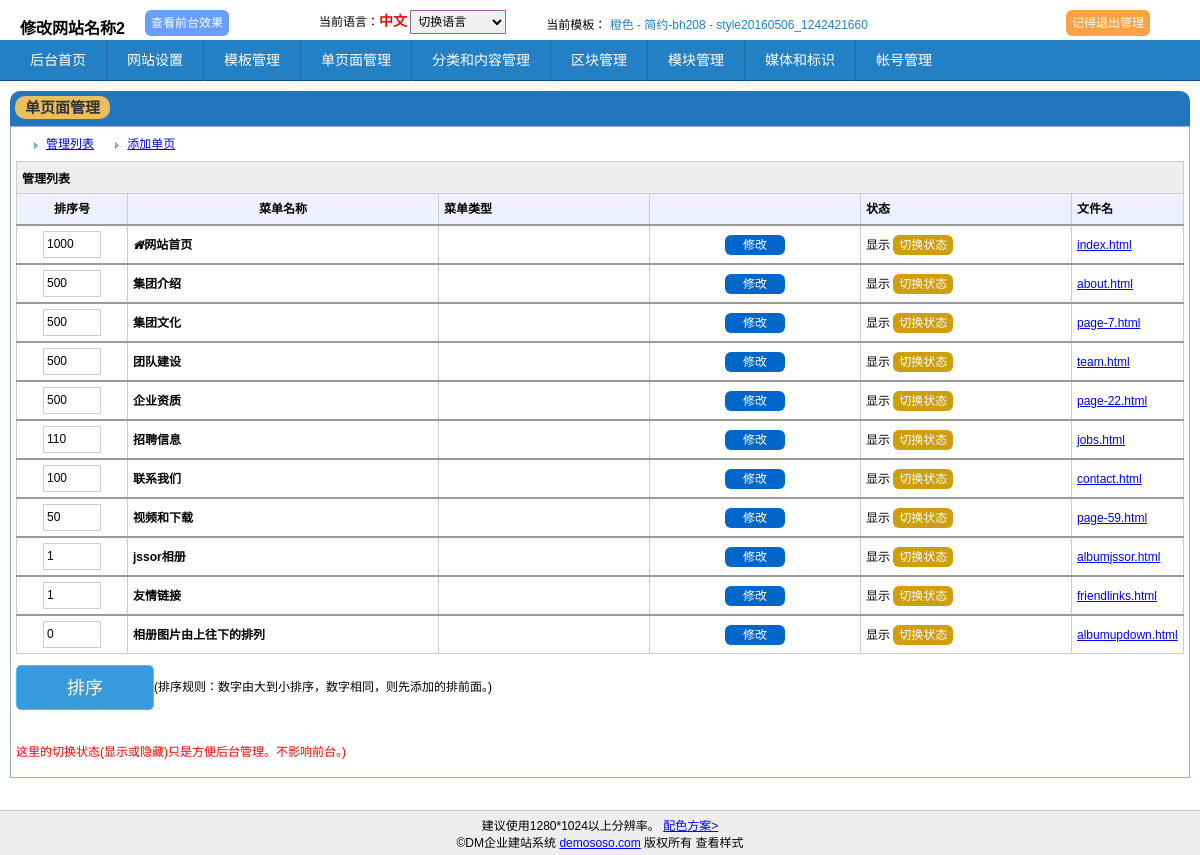
The app's page /admindm-yourname/mod_page/mod_page.php?lang=cn (signed in) with its own data.
### tables this page shows
CREATE TABLE IF NOT EXISTS `zzz_lang` (
`id` int(11) NOT NULL,
  `pbh` varchar(50) NOT NULL,
  `lang` varchar(50) NOT NULL DEFAULT 'cn',
  `name` varchar(30) DEFAULT NULL,
  `path` varchar(30) DEFAULT NULL,
  `pidname` varchar(20) DEFAULT NULL,
  `pos` int(3) NOT NULL DEFAULT '0',
  `sta_visible` char(1) NOT NULL DEFAULT 'n',
  `sta_big5` char(1) NOT NULL DEFAULT 'y',
  `sta_main` char(1) NOT NULL DEFAULT 'n',
  `sitename` varchar(200) DEFAULT NULL,
  `water` varchar(50) DEFAULT NULL,
  `cdn` varchar(100) DEFAULT NULL,
  `sta_cdn` char(1) NOT NULL DEFAULT 'y',
  `editor` varchar(50) NOT NULL DEFAULT 'ck',
  `cssdir` varchar(50) DEFAULT 'default',
  `htmldir` varchar(100) DEFAULT 'html_default',
  `menu` text COMMENT 'custom menu',
  `bdp1` varchar(50) NOT NULL DEFAULT '0' COMMENT 'baidu map jingdu',
  `bdp2` varchar(50) NOT NULL DEFAULT '0' COMMENT 'baidu map weidu',
  `bdtitle` varchar(100) NOT NULL DEFAULT '0',
  `bddesp` varchar(200) NOT NULL DEFAULT '0',
  `curstyle` varchar(60) DEFAULT NULL,
  `curstyledebug` varchar(100) DEFAULT NULL COMMENT 'only use for admin',
  `ico` varchar(60) DEFAULT NULL,
  `sta_frontedit` char(1) NOT NULL,
  `cssversion` varchar(10) NOT NULL DEFAULT '123',
  `seo1` text,
  `seo2` text,
  `seo3` text
);

CREATE TABLE IF NOT EXISTS `zzz_style` (
`id` int(11) NOT NULL,
  `pid` varchar(50) NOT NULL DEFAULT '0',
  `pidname` varchar(60) NOT NULL,
  `lang` varchar(50) NOT NULL,
  `pbh` varchar(50) NOT NULL DEFAULT 'n',
  `title` varchar(20) NOT NULL DEFAULT 'pls input title',
  `pidregion` varchar(60) DEFAULT NULL,
  `pos` int(3) NOT NULL DEFAULT '50',
  `cssdir` varchar(100) DEFAULT NULL,
  `htmldir` varchar(100) DEFAULT NULL,
  `kv` varchar(100) DEFAULT NULL,
  `cusmenu` text,
  `sta_cusmenu` char(1) NOT NULL DEFAULT 'n',
  `sta_visible` char(1) NOT NULL DEFAULT 'y',
  `style_normal` text,
  `style_hf` text,
  `style_menu` text,
  `style_boxtitle` text,
  `style_blockid` text,
  `desp` text,
  `nd_design` text COMMENT '分配的nd of block',
  `rgindex_design` text,
  `type` varchar(20) DEFAULT 'pc' COMMENT 'pc or mobile',
  `dateedit` datetime DEFAULT NULL
);

CREATE TABLE IF NOT EXISTS `zzz_page` (
`id` int(11) NOT NULL,
  `pid` varchar(50) NOT NULL DEFAULT '0',
  `pidname` varchar(100) NOT NULL,
  `pbh` varchar(50) NOT NULL DEFAULT 'n',
  `lang` varchar(50) NOT NULL,
  `name` varchar(225) DEFAULT NULL,
  `cssname` varchar(50) DEFAULT NULL,
  `alias_jump` varchar(100) DEFAULT NULL,
  `sta_visible` varchar(1) NOT NULL DEFAULT 'y',
  `type` varchar(50) NOT NULL DEFAULT 'page' COMMENT 'page or cate or catesub',
  `sta_noaccess` char(1) NOT NULL DEFAULT 'n',
  `pos` int(3) DEFAULT '50',
  `pagelayout` varchar(50) DEFAULT NULL,
  `kv` varchar(100) DEFAULT NULL,
  `kvtitle` varchar(200) DEFAULT NULL,
  `downloadurl` varchar(200) DEFAULT NULL,
  `videourl` varchar(200) DEFAULT NULL,
  `videotitle` varchar(100) DEFAULT NULL,
  `seo1` varchar(100) DEFAULT NULL,
  `seo2` varchar(100) DEFAULT NULL,
  `seo3` varchar(250) DEFAULT NULL,
  `desp` text,
  `desptext` text,
  `arr_can` text,
  `menu_xiala` text,
  `album` varchar(100) DEFAULT 'album_fancybox',
  `albumcssname` varchar(100) DEFAULT NULL,
  `albumposi` char(1) NOT NULL DEFAULT 'y'
);

CREATE TABLE IF NOT EXISTS `zzz_alias` (
`id` int(11) NOT NULL,
  `pid` varchar(50) NOT NULL DEFAULT '0',
  `pbh` varchar(50) NOT NULL DEFAULT 'n',
  `lang` varchar(50) NOT NULL,
  `pos` int(3) NOT NULL DEFAULT '50' COMMENT 'must need',
  `name` varchar(225) DEFAULT NULL,
  `type` varchar(20) DEFAULT NULL
);

### admindm-yourname/config_a/func.2010.lang.theme.php (called while the page is built, shortened)
<?php
function navlang_cur(){
 $sql = "SELECT name from ".TABLE_LANG." where pbh='".USERBH."' and lang='".LANG."'  limit 1";
$row = getrow($sql);
if($row=='no') return('请选择');
else return($row['name']);
}

### admindm-yourname/config_a/common.inc2010.php (called while the page is built, shortened)
<?php
 $baseurl_def = $_SERVER['HTTP_HOST'].$_SERVER['PHP_SELF'];
$baseurlarr = explode("/", $baseurl_def);
$baseurl_dir_len=count($baseurlarr)-3;
$baseurl_root = array_slice($baseurlarr,0,$baseurl_dir_len);
$baseurl_root_string = implode('/', $baseurl_root).'/';
$baseurl = 'http://'.$baseurl_root_string;
require_once WEB_ROOT.'component/dm-config/mysql.php';
require_once WEB_ROOT.'component/dm-config/global.common.php';
require_once HERE_ROOT.'config_a/func.2010.php';
require_once HERE_ROOT.'config_a/func.2010.lang.theme.php';
$userurl= $baseurl.'adminfrom.php?to=';
if(LANG=='cn') $fronturl= $userurl.'index.html';
else  $fronturl= $userurl.LANG.'/index.html';
	 $sqlmain = "SELECT * from ".TABLE_LANG." where   sta_main='y' and pbh='".USERBH."' order by id limit 1";
		if(getnum($sqlmain)==0){
		  $websitename = '提示：目前没有主语言，网站必须要有一个主语言，请在 “语言设置” 里选一个。';
		}
		else{
				 $sqlmain = "SELECT * from ".TABLE_LANG." where   lang='".LANG."' and pbh='".USERBH."' order by id limit 1";
				 if(getnum($sqlmain)==0){
				 	$websitename = '提示：当前语言出错,请重新登录！';alert($websitename);
					 echo $websitename;exit;}
				 else{
				 		$rowlang= getrow($sqlmain);
					   $websitename = $rowlang['sitename'];
					   $curstyle = $rowlang['curstyle'];
					 }
		}
require_once HERE_ROOT.'config_a/text.2010.php';
$andlangbh=" and lang='".LANG."'    and pbh='".USERBH."' ";
?>

### component/dm-config/mysql.php (called while the page is built, shortened)
<?php
function query($sql){
$result = mysql_query($sql);
  return $result;
}
function fetch_array($query, $result_type = MYSQL_ASSOC) {
    return mysql_fetch_array($query, $result_type);
  }
function num_rows($query) {
    $query = mysql_num_rows($query);
    return $query;
  }
function getrow($sql) {
    $result = query($sql);
    $rowfirst = fetch_array($result);mysql_free_result($result);
    return $rowfirst;
}
function getall($sql) {
    $result = query($sql);
    $row = fetch_array($result);mysql_free_result($result);
    if($row){
       $result = query($sql);
       while($row = fetch_array($result)){
           $rowlist[] = $row;
       }
    }
    else
    $rowlist='no';
    return $rowlist;
}
function getnum($sql) {
    $result = query($sql);
    $rowlist = num_rows($result);mysql_free_result($result);
    return $rowlist;
}
?>

### admindm-yourname/config_a/text.2010.php (called while the page is built, shortened)
<?php
$sort_ads='(排序规则：数字由大到小排序，数字相同，则先添加的排前面。)';
$text_adminhide2='这里的切换状态(显示或隐藏)只是方便后台管理。不影响前台。) ';
?>

### admindm-yourname/mod_page/tpl_page_list.php (the view, shortened to what this page needs)
<?php
	 $sql = "SELECT * from ".TABLE_PAGE." where  pid='0'  $andlangbh  order by pos desc,id";
	 $rowlist = getall($sql);
    if($rowlist == 'no')  echo '<p style="padding:55px;background:#eee">没有菜单，请添加。</p>';
    else {
	?>
<h2 class="h2tit_biao">管理列表</h2>
<form method=post action="<?php echo $jumpv;?>&act=pos">
<table class="formtab formtabhovertr" style="width:100%">
  <tr style="font-weight:bold;background:#eeefff">
  <td width="100" align=center>排序号</td>
    <td width="300" align=center>菜单名称</td>
     <td width="200">菜单类型</td>
    <td width="200" class=proname></td>
    <td width="200">状态</td>
    <td width="">文件名</td>
  </tr>
  <?php
      foreach($rowlist as $v){
            $tid = $v['id'];
            $pidname = $v['pidname'];
            $name = decode($v['name']);
            $sta_visi_v = $v['sta_visible'];
        $sta_noaccess_v = string_staaccess($sta_noaccess);
			 menu_changesta($sta_visi_v,$jumpv,$tid,'sta_menu');
   $pageurl=getlink($pidname,'page','admin');
   $edit_desp='<a class="but1"   href='.$jumpv_edit.'&file=edit_desp&act=edit&tid='.$tid.'>修改</a>';
    ?>
  <tr  <?php echo $tr_hide;?> style="border-top:2px solid #999">
  <td align="center"><input type="text" name="<?php echo $tid;?>"  value="<?php echo $v['pos'];?>" size="5" /></td>
    <td align="left"><strong><?php echo $name;?></strong>
    </td>
    <td> </td>
    <td align="center"><?php  echo $edit_desp;?></td>
    <td> <?php   echo $sta_visible.$sta_noaccess_v;?></td>
    <td><?php echo "$pageurl"; ?></td>
  </tr>
<?php
}
?>
</table>
<div style="padding-bottom:22px"><input class="mysubmitnew" type="submit" name="Submit" value="排序" /><?php echo $sort_ads?></div>
</form>
<?php
}
?>
<p class="cred ptb10"><?php echo $text_adminhide2;?></p>

### admindm-yourname/mod_common/tpl_header_admin.php (shortened to what this page needs)
<!DOCTYPE html PUBLIC "-//W3C//DTD XHTML 1.0 Transitional//EN" "http://www.w3.org/TR/xhtml1/DTD/xhtml1-transitional.dtd">
<html xmlns="http://www.w3.org/1999/xhtml">
<head>
<link href="../cssjs/a_css.css" rel="stylesheet" type="text/css" />
<link href="../cssjs/a_responsive.css" rel="stylesheet" type="text/css" />
<link href="<?php echo STAPATH?>app/fontawesome/css/font-awesome.min.css" rel="stylesheet" type="text/css" />
</head>
<body>
<div class="sitename">
<strong class="fl k1"><?php echo  $websitename;?></strong>
 <a href="<?php echo  $fronturl;?>" target="_blank" class="imgbg_blue fl k2"><span>查看前台效果</span></a>
 <a href="../mod_common/logout.php" title="记得退出" class="poa imgbg_yell fl k3" style="right:50px;top:0px"><span>记得退出管理</span></a>
<div class="fl navlang">
当前语言：<span style="font-size:14px;font-weight:bold;color:red"><?php echo navlang_cur();?></span>
<select name="sellang" onchange="gosele(this,'lang','../mod_basic/mod_lang.php?')">
<option>切换语言</option>
</select>
</div>
<div class="fl curstyle">当前模板：<span style="color:#2480C4">
<?php
echo get_field(TABLE_STYLE,'title',$curstyle,'pidname').' - '.$curstyle;
 ?></span>
</div>
</div>
<ul class="nav">
<li class="main"><a href="../mod_common/index-welcome.php?lang=<?php echo LANG?>">后台首页</a></li>
<li class="main"><a href="../mod_basic/mod_lang.php?lang=<?php echo LANG?>">网站设置</a></li>
<li class="main"><a href="../mod_btheme/mod_style.php?lang=<?php echo LANG?>">模板管理</a></li>
  <li class="main"><a href="../mod_page/mod_page.php?lang=<?php echo LANG?>">单页面管理</a></li>
 <li class="main navcate"><a href="javascript:void(0)" style="cursor:default">分类和内容管理</a>
	     <?php contentsub();    ?>
 </li>
  <li class="main navblock"><a href="javascript:void(0)" style="cursor:default">区块管理</a>
</li>
  <li class="main navblock"><a href="javascript:void(0)" style="cursor:default">模块管理</a>
</li>
  <li class="main navblock"><a href="javascript:void(0)" style="cursor:default">媒体和标识</a>
</li>
<li class="main navblock last">
 <a href="../mod_account/mod_account.php?lang=<?php echo LANG?>">帐号管理</a>
  </li>
</ul>
<div class="newcnt">
<div class="tit_biao"><h1><?php echo $title?> </h1></div>
<div class="tit_biao_bot">
<?php
function p20_getmodmenu($k,$name) {
	Global $andlangbh;
	$ss = "select pidname,name from ".TABLE_CATE." where   pid='0' and modtype='$k' $andlangbh order by pos desc,id";
	if(getnum($ss)>0){
		$row = getall($ss);
	}
	else echo '此模块暂无分类... | ';
}
 function contentsub() { global $arr_mod;
	  foreach($arr_mod as $k=>$name){
						p20_getmodmenu($k,$name);
					 }
}
?>

### admindm-yourname/config_a/func.2010.php (shortened to what this page needs)
<?php
function menu_changesta($v,$jumpv,$tid,$act) {
    if($v=="n")
            {
             $menusta="<a href='$jumpv&act=$act&v=y&tid=$tid' class='but3'>切换状态</a>";
                $sta_visible="<span class=cred>隐藏</span> $menusta";
             $tr_hide=' class="tr_hide" ';
            }
            else {
                 $menusta="<a href='$jumpv&act=$act&v=n&tid=$tid' class='but3'>切换状态</a>";
                 $sta_visible="显示 $menusta";
            $tr_hide='';
            }
            return ;
}
?>

### component/dm-config/global.common.php (shortened to what this page needs)
<?php
function decode($v) {
return htmlspecialchars_decode($v);
}
function url($type,$alias,$tid,$jump) {
   if($jump<>''){
     $linkname = $jump;
   }
    elseif($type=='cate'){
    if($alias<>'') $linkname=$alias.'.html';
    else $linkname='category-'.$tid.'.html';
   }
    elseif($type=='page'){
    if($alias<>'') $linkname=$alias.'.html';
    else $linkname='page-'.$tid.'.html';
   }
    elseif($type=='node'){
    if($alias<>'') $linkname=$alias.'.html';
    else $linkname='detail-'.$tid.'.html';
   }
   return $linkname;
}
function l($link,$name,$css,$style) {
if($css<>''){
	if(substr($css,0,5)=='class') $classv= $css;
	else $classv= ' class="'.$css.'" ';
	}
	else $classv='';
   if($style<>'') $stylev=' style="'.$style.'" ';else $stylev='';
   if(ADMIN=='y') $target='_blank';
    else{
           if(strpos($link,'://')>1) $target='_blank';
          else $target=LINKTARGET_F;
  }
 return   '<a '.$stylev.$classv.'href="'.$link.'" target="'.$target.'">'.$name.'</a>';
}
function alias($pid,$type) {
global $andlangbh;
 $sql = "SELECT name from ".TABLE_ALIAS."  where  pid='$pid' and type='$type' $andlangbh  order by id limit 1";
	  if(getnum($sql)>0){
	      $row=getrow($sql);
		  return $row['name'];
	  }
	  else return '';
}
function getlink($pidname,$type,$admin,$class=''){ global $andlangbh;
   global $userurl;
  if($type=='page') { $sqllink="select * from ".TABLE_PAGE." where pidname='$pidname'  $andlangbh limit 1";
  $name = 'name';
  }
$rowlink=getrow($sqllink);
$title=decode($rowlink[$name]);
$tid=$rowlink['id'];
$pidname=$rowlink['pidname'];
$alias_jump=$rowlink['alias_jump'];
$jumpvtext='';
$alias = alias($pidname,$type);
$url = url($type,$alias,$tid,$alias_jump);
if($admin=='admin') $link = l($userurl.$url,$url.$jumpvtext,'','');
else $link = l($url,$title,$class,'');
return $link;
}
function get_field($table,$field,$wherev,$wherek){
Global $andlangbh;
$sql = "SELECT $field from $table where  $wherek='$wherev' $andlangbh order by pos desc,id desc limit 1";
  $row= getrow($sql);
  if($row=='no') return 'noid';
 else return decode($row[$field]);
}
?>

### admindm-yourname/cssjs/a_css.css (style rules this page uses)
* { margin:0;padding:0;font-size:12px; }
body { text-align:left;font-family:Arial,Helvetica,sans-serif; }
li { list-style-type:none }
p { padding:12px; }
td,p { line-height:20px; }
.ptb10 { padding:10px 0; }
.fl { float:left;display:inline; }
.poa { position:absolute }
select,textarea { border:1px solid #996699;padding:3px }
b,i,em { display:inline-block;font-style:normal;font-weight:normal; }
strong,strong b,strong i,.fb { font-weight:bold; }
a { color:#0000ff;text-decoration:underline; }
.cred { color:#ff0000 }
.proname { font-weight:bold;font-size:15px; }
.formtab i { font-style:italic }
.sitename { height: 40px;padding-left:20px;position:relative; z-index:333; }
.sitename strong { font-weight:bold;font-size:16px; }
.sitename .k1 { margin-top:15px; }
.sitename .k2 { margin:10px 50px 0 20px; }
.sitename .k3 { margin-top:10px; }
.navlang { margin:10px 0 0 40px;position:relative;z-index:333; }
.curstyle { margin:15px 0 0 40px;position:relative;z-index:333; }
.nav { height: 40px;line-height:40px; padding-left:10px;background:#2480C4;border-bottom:1px solid #144579; }
.nav li { float:left; padding:0 20px ;position:relative;z-index:111; }
.nav li a { color:#fff;text-decoration:none;font-size:14px; }
.nav li.main { border-right:1px solid #1E6CA6; }
.nav li.last { border-right:0; }
a.imgbg_blue,a.imgbg_yell { height: 26px; line-height:26px;display:inline-block;text-decoration:none;color:#fff }
a.imgbg_blue span,a.imgbg_yell span { display:inline-block;cursor:pointer;padding:0 6px; }
a.imgbg_blue,a.imgbg_yell,a.imgbg_blue span,a.imgbg_yell span,input.mysubmit,a.mysubmit,a.but1,a.but2,a.but3,a.but4,.tit_biao span { -webkit-border-radius: 6px; -moz-border-radius:6px; border-radius: 6px; }
a.imgbg_blue span { background:#6B9DFF; }
a.imgbg_yell span { background:#FFA245; }
a.mysubmit,a.but1,a.but2,a.but3,a.but4 { display:inline-block;text-decoration:none; }
a.but1,a.but2,a.but3,a.but4 { width: 60px;height: 20px;line-height:20px; text-align:center; color:#fff }
a.but1 { background:#0066CA }
a.but3 { background:#CE9E0E }
.dmbtn a.more,table.formtab .mysubmitnew,.mysubmitnew { display:inline-block;vertical-align:middle;font-size:18px;padding:0 50px;height: 45px; line-height:45px;overflow:visible;cursor:pointer; text-align:center;border-radius:5px;background:#369add;color:#fff;border:1px solid #4cbdfd; }
.newcnt { font-size:14px;padding:10px }
.tit_biao { height: 35px; background:#2176BE;padding:0;color:#fff; -webkit-border-radius: 10px 10px 0 0; -moz-border-radius: 10px 10px 0 0; border-radius: 10px 10px 0 0; }
.tit_biao h1 { float:left;display:inline; margin:5px 0 0 5px;height: 23px; line-height:23px; padding:5px 0 0 11px;font-size:16px;color:#333;background:#EBBF60; font-size:15px;padding:0 10px;-webkit-border-radius: 10px; -moz-border-radius: 10px;border-radius: 10px; }
.tit_biao_bot { border:1px solid #99ACD6;padding:5px; }
h2.h2tit_biao { padding:7px 5px;background:#eee;border:1px solid #ccc;border-bottom:0 }
table.formtab { border:1px;width: 100%; margin-bottom:11px;border-collapse: collapse; }
table.formtab td { padding:5px;border:1px solid #ccc }
table.formtab input { height: 25px;line-height:25px;border:1px solid #ccc;padding:0 3px; }

### records on screen
zzz_lang: sitename "修改网站名称2", name "中文", curstyle.title "橙色 - 简约-bh208", curstyle "style20160506_1242421660"
zzz_page: pos "1000", name "网站首页", zzz_alias.name "index.html"
zzz_page: pos "500", name "集团介绍", zzz_alias.name "about.html"
zzz_page: pos "500", name "集团文化", id "page-7.html"
zzz_page: pos "500", name "团队建设", zzz_alias.name "team.html"
zzz_page: pos "500", name "企业资质", id "page-22.html"
zzz_page: pos "110", name "招聘信息", zzz_alias.name "jobs.html"
zzz_page: pos "100", name "联系我们", zzz_alias.name "contact.html"
zzz_page: pos "50", name "视频和下载", id "page-59.html"
zzz_page: pos "1", name "jssor相册", zzz_alias.name "albumjssor.html"
zzz_page: pos "1", name "友情链接", zzz_alias.name "friendlinks.html"
zzz_page: pos "0", name "相册图片由上往下的排列", zzz_alias.name "albumupdown.html"

### other values on screen
$title "单页面管理"
$sort_ads "(排序规则：数字由大到小排序，数字相同，则先添加的排前面。)"
$text_adminhide2 "这里的切换状态(显示或隐藏)只是方便后台管理。不影响前台。)"
